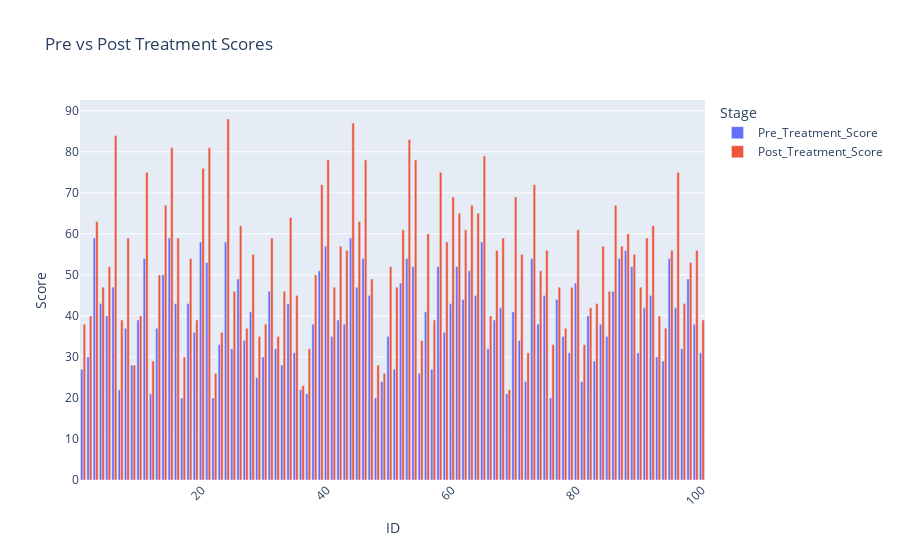

This figure's notebook cell:
### Code cell
import plotly.express as px

df_melted = df.melt(
    id_vars='ID',
    value_vars=['Pre_Treatment_Score', 'Post_Treatment_Score'],
    var_name='Stage',
    value_name='Score'
)

fig = px.bar(
    df_melted, x='ID', y='Score', color='Stage',
    title='Pre vs Post Treatment Scores',
    barmode='group'
)
fig.update_layout(xaxis_tickangle=-45)
#fig.show()
# Save the chart as an interactive HTML file
import os

os.makedirs("docs", exist_ok=True)  # Create 'docs' folder if it doesn't exist

fig.write_html("docs/plot.html")

### Figure 1 — Plotly figure (JSON) as saved in the notebook; plotly's stock layout.template omitted (floating-point values rounded to 4 significant figures)
{"data": [{"alignmentgroup": "True", "hovertemplate": "Stage=Pre_Treatment_Score<br>ID=%{x}<br>Score=%{y}<extra></extra>", "legendgroup": "Pre_Treatment_Score", "marker": {"color": "#636efa", "pattern": {"shape": ""}}, "name": "Pre_Treatment_Score", "offsetgroup": "Pre_Treatment_Score", "orientation": "v", "showlegend": true, "textposition": "auto", "type": "bar", "x": [1, 2, 3, 4, 5, 6, 7, 8, 9, 10, 11, 12, 13, 14, 15, 16, 17, 18, 19, 20, 21, 22, 23, 24, 25, 26, 27, 28, 29, 30, 31, 32, 33, 34, 35, 36, 37, 38, 39, 40, 41, 42, 43, 44, 45, 46, 47, 48, 49, 50, 51, 52, 53, 54, 55, 56, 57, 58, 59, 60, 61, 62, 63, 64, 65, 66, 67, 68, 69, 70, 71, 72, 73, 74, 75, 76, 77, 78, 79, 80, 81, 82, 83, 84, 85, 86, 87, 88, 89, 90, 91, 92, 93, 94, 95, 96, 97, 98, 99, 100], "xaxis": "x", "y": [27, 30, 59, 43, 40, 47, 22, 37, 28, 39, 54, 21, 37, 50, 59, 43, 20, 43, 36, 58, 53, 20, 33, 58, 32, 49, 34, 41, 25, 30, 46, 32, 28, 43, 31, 22, 21, 38, 51, 57, 35, 39, 38, 59, 47, 54, 45, 20, 24, 35, 27, 48, 54, 52, 26, 41, 27, 52, 36, 43, 52, 44, 51, 45, 58, 32, 39, 42, 21, 41, 34, 24, 54, 38, 45, 20, 44, 35, 31, 48, 24, 40, 29, 38, 35, 46, 54, 56, 52, 31, 42, 45, 30, 29, 54, 42, 32, 49, 38, 31], "yaxis": "y"}, {"alignmentgroup": "True", "hovertemplate": "Stage=Post_Treatment_Score<br>ID=%{x}<br>Score=%{y}<extra></extra>", "legendgroup": "Post_Treatment_Score", "marker": {"color": "#EF553B", "pattern": {"shape": ""}}, "name": "Post_Treatment_Score", "offsetgroup": "Post_Treatment_Score", "orientation": "v", "showlegend": true, "textposition": "auto", "type": "bar", "x": [1, 2, 3, 4, 5, 6, 7, 8, 9, 10, 11, 12, 13, 14, 15, 16, 17, 18, 19, 20, 21, 22, 23, 24, 25, 26, 27, 28, 29, 30, 31, 32, 33, 34, 35, 36, 37, 38, 39, 40, 41, 42, 43, 44, 45, 46, 47, 48, 49, 50, 51, 52, 53, 54, 55, 56, 57, 58, 59, 60, 61, 62, 63, 64, 65, 66, 67, 68, 69, 70, 71, 72, 73, 74, 75, 76, 77, 78, 79, 80, 81, 82, 83, 84, 85, 86, 87, 88, 89, 90, 91, 92, 93, 94, 95, 96, 97, 98, 99, 100], "xaxis": "x", "y": [38, 40, 63, 47, 52, 84, 39, 59, 28, 40, 75, 29, 50, 67, 81, 59, 30, 54, 39, 76, 81, 26, 36, 88, 46, 62, 37, 55, 35, 38, 59, 35, 46, 64, 45, 23, 32, 50, 72, 78, 47, 57, 56, 87, 63, 78, 49, 28, 26, 52, 47, 61, 83, 78, 34, 60, 39, 75, 58, 69, 65, 61, 67, 65, 79, 40, 56, 59, 22, 69, 55, 31, 72, 51, 56, 33, 47, 37, 47, 61, 33, 42, 43, 57, 46, 67, 57, 60, 55, 47, 59, 62, 40, 37, 56, 75, 43, 53, 56, 39], "yaxis": "y"}], "layout": {"barmode": "group", "legend": {"title": {"text": "Stage"}, "tracegroupgap": 0}, "title": {"text": "Pre vs Post Treatment Scores"}, "xaxis": {"anchor": "y", "domain": [0, 1], "tickangle": -45, "title": {"text": "ID"}}, "yaxis": {"anchor": "x", "domain": [0, 1], "title": {"text": "Score"}}}}
